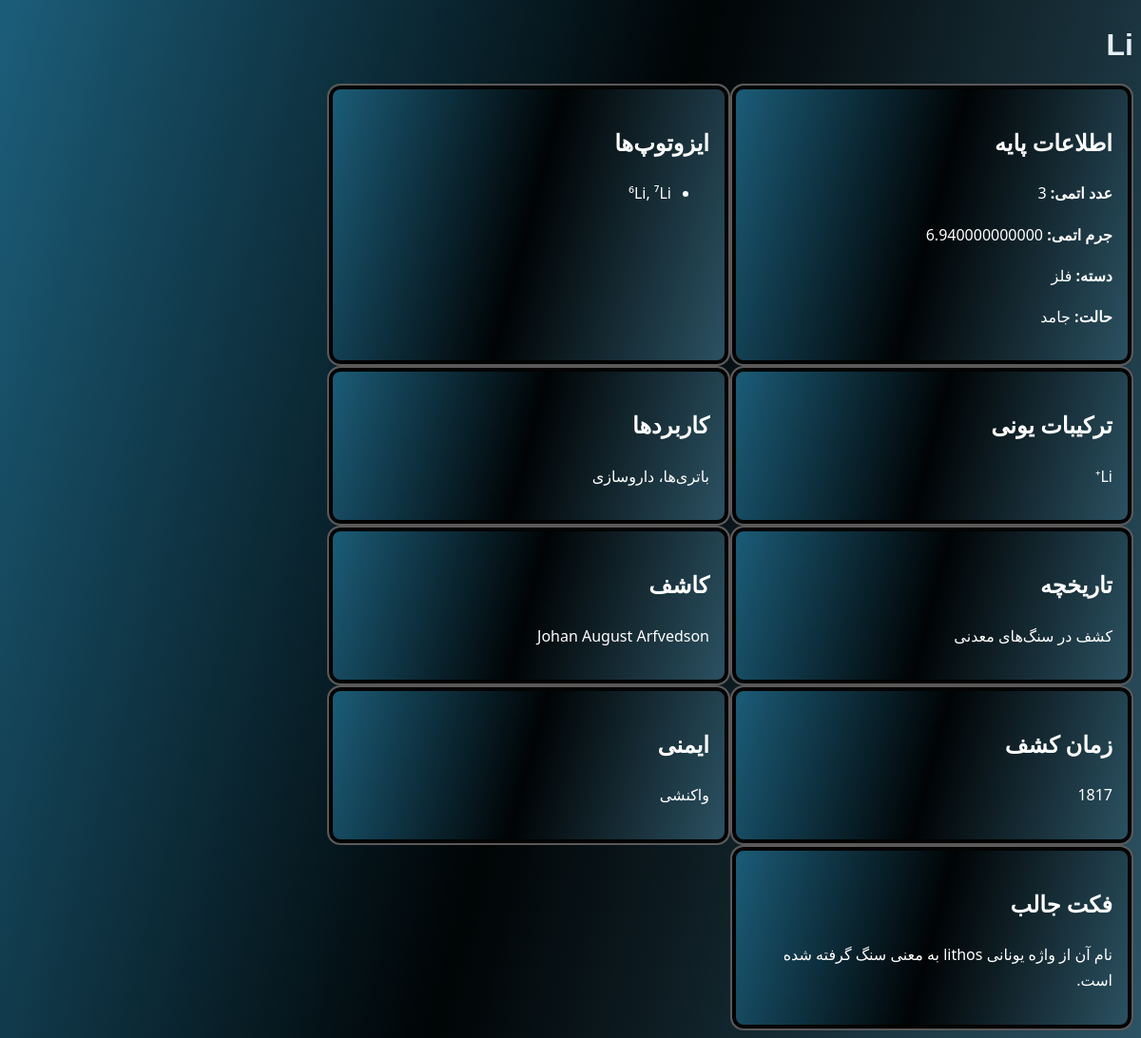
/information/Li, run on the app's committed database.
### mendeleev1/models.py (models this page shows, shortened)
class  Element(models.Model):
    symbol=models.CharField(max_length=5)
    atomic_number = models.IntegerField()#models.TextField(max_length=60,default='')
    atomic_mass = models.DecimalField(max_digits=18,decimal_places=12,validators=[MinValueValidator(Decimal('0'))])
    category = models.CharField(max_length=10)
    ntm = models.CharField(max_length=10)
    isotopes=models.CharField(max_length=10)
    ionic_compounds=models.CharField(max_length=10)
    Applications=models.CharField(max_length=10)
    History=models.CharField(max_length=10)
    discoverer=models.CharField(max_length=10)
    tod=models.CharField(max_length=10)
    Safety=models.CharField(max_length=30)
    interesting_facts=models.CharField(max_length=70)

### mendeleev1/views.py (the view)
# urls.py: path('information/<str:symbol>', i, name='i'),
def i(request,symbol):
    e=Element.objects.get(symbol=symbol)
    print(e.tod)
    print(symbol)
    return render(request,'index23.html',{'e':e})

### mendeleev1/templates/index23.html (shortened to what this page needs)
<!doctype html>
<html lang="fa">
<head>
</head>
<body>
  <header>
    <h1>{{e.symbol}}</h1>
  </header>
  <section class="asd">
    <h2>اطلاعات پایه</h2>
    {%if e.atomic_number != '-'%}
    <p><b>عدد اتمی:</b> {{e.atomic_number}}</p>
    {% endif%}
    {%if e.atomic_mass != '-'%}
    <p><b>جرم اتمی:</b> {{e.atomic_mass}}</p>
    {% endif%}
    {%if e.category != '-'%}
    <p><b>دسته:</b> {{e.category}}</p>
    {% endif%}
    {%if e.ntm != '-'%}
    <p><b>حالت:</b> {{e.ntm}}</p>
    {% endif%}
  </section>
  {%if e.isotopes != '-'%}
  <section>
    <h2>ایزوتوپ‌ها</h2>
    <ul>
      <li>{{e.isotopes}}</li>
    </ul>
  </section>
  {% endif%}
  {%if e.ionic_compounds != '-'%}
  <section>
    <h2>ترکیبات یونی</h2>
    {{e.ionic_compounds}}
  </section>
  {% endif%}
  {%if e.Applications != '-'%}
  <section>
    <h2>کاربردها</h2>
    <p>{{e.Applications}}</p>
  </section>
  {% endif%}
  {%if e.History != '-'%}
  <section>
    <h2>تاریخچه</h2>
    <p>{{e.History}}</p>
  </section>
  {% endif%}
  {%if e.discoverer != '-'%}
  <section>
    <h2>کاشف</h2>
    <p>{{e.discoverer}}</p>
  </section>
  {% endif%}
  {%if e.tod != '-'%}
  <section>
    <h2>زمان کشف</h2>
    <p>{{e.tod}}</p>
  </section>
  {% endif%}
  {%if e.Safety != '-'%}
  <section>
    <h2>ایمنی</h2>
    <p>{{e.Safety}}</p>
  </section>
  {% endif%}
  {%if e.interesting_facts != '-'%}
  <section>
    <h2>فکت جالب</h2>
    <p>{{e.interesting_facts}}</p>
  </section>
  {% endif%}
</body>
</html>

### mendeleev1/templates/index23.html (style rules this page uses)
body { display: flex; flex-wrap: wrap; font-family: 'Vazirmatn', Tahoma, sans-serif; margin: 9; padding: 0; direction: rtl; background: linear-gradient(105deg, #1c5e7a, #000405, #2c5364); min-height: 100vh; color: #e6eef6; }
section { width: 380px; padding: 20px; border-radius: 14px; background: linear-gradient(105deg, #1c5e7a, #000405, #2c5364); font-family: 'Segoe UI', sans-serif; line-height: 1.7; color: #ffffff; border: 2px solid #5c5959; box-shadow: 0 0 0 4px #030303 inset; }
header { flex: 1 calc(100% - 10px); }

### data on the page
Element: symbol "Li", atomic_number "3", atomic_mass "6.940000000000", category "فلز", ntm "جامد", isotopes "⁶Li, ⁷Li", ionic_compounds "Li⁺", Applications "باتری‌ها، داروسازی", History "کشف در سنگ‌های معدنی", discoverer "Johan August Arfvedson", tod "1817", Safety "واکنشی", interesting_facts "نام آن از واژه یونانی lithos به معنی سنگ گرفته شده است."
